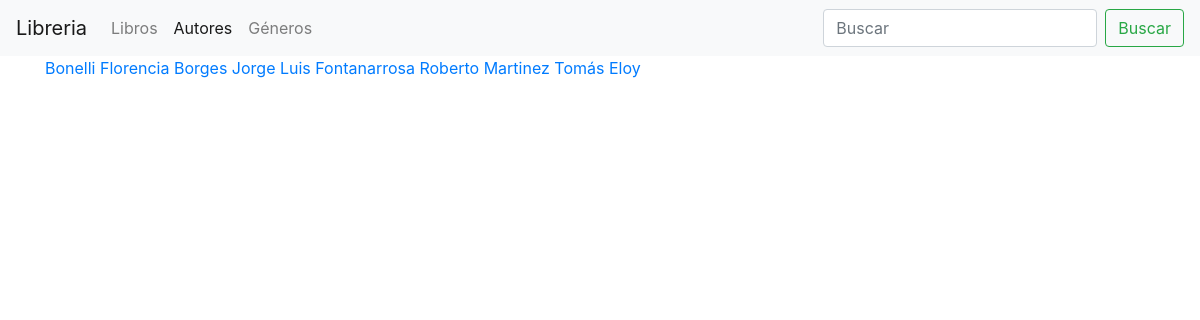
Screenshot of /libros/autores/ with the database file from the repository.
### libreria/models.py (models this page shows, shortened)
class Autor(models.Model):
    name = models.CharField("Nombre", max_length=20, null=True, blank=True)
    last_name = models.CharField("Apellido", max_length=50)
    nacionalidad = models.CharField(
        "Nacionalidad", max_length=50, null=True, blank=True, help_text="País de origen"
    )
    class Meta:
        ordering = ["last_name", "name"]
        verbose_name_plural = "Autores"
    def fullname(self):
        return f"{self.last_name} {self.name}"

### libreria/views.py (the view)
# urls.py: path("autores/", lista_autores, name="autores-list"),
def lista_autores(request):
    autores = Autor.objects.all()
    context = {"autores": autores}
    return render(request, "libreria/autor_list.html", context=context)

### libreria/templates/libreria/autor_list.html (shortened to what this page needs)
{% extends "base.html" %}
{% block content %}
    {% for autor in autores %}
        <a href="{% url 'libreria:autor-detail' pk=autor.pk %}">{{ autor.fullname }}</a>
    {% endfor %}
{% endblock content %}

### rows the page displays
Autor: fullname "Bonelli Florencia"
Autor: fullname "Borges Jorge Luis"
Autor: fullname "Fontanarrosa Roberto"
Autor: fullname "Martinez Tomás Eloy"
